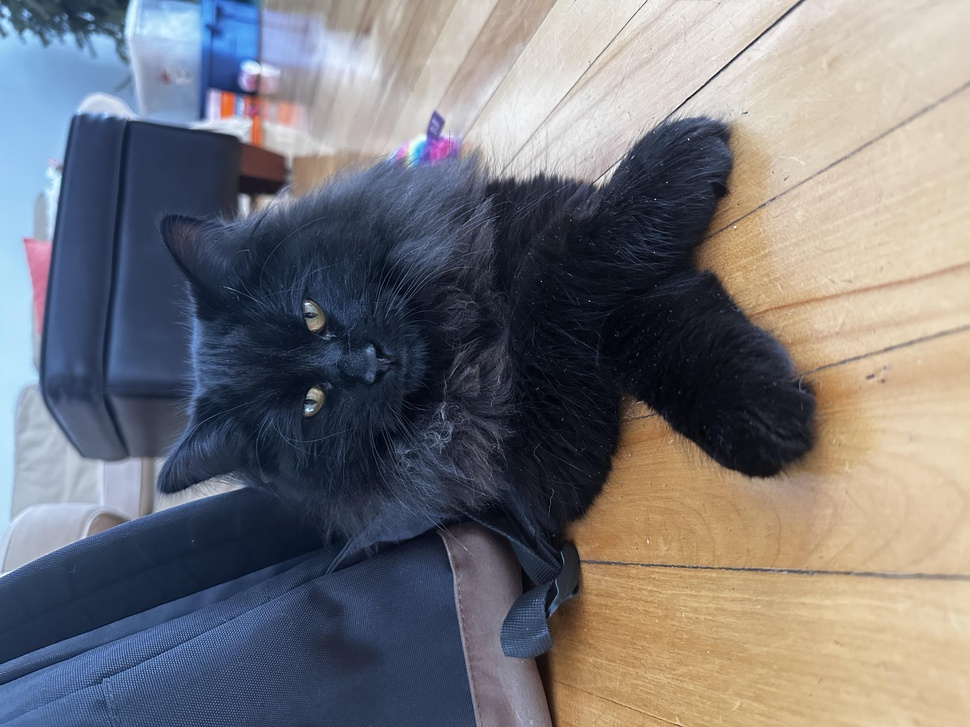
#> input picture images/cats/eclipse.JPG, 970 x 727 px, shrunk from 4032 x 3024 before the run, found by its file name
$ python strip_metadata.py images/cats/eclipse.jpg
#> lines starting #> are read from the running program, lines starting #| are printed output that depends on the picture
"""
strip_metadata.py

Usage: python scripts/strip_metadata.py <path> [--inplace]

Examples:
    python scripts/strip_metadata.py images/cats/eclipse.jpg
    python scripts/strip_metadata.py images/racing/lap.mov
    python scripts/strip_metadata.py images/cats/
    python scripts/strip_metadata.py images/cats/ images/memes/ --inplace
"""

import sys
import shutil
import subprocess
import tempfile
from pathlib import Path
from PIL import Image, ImageOps

IMAGE_EXTENSIONS = {".jpg", ".jpeg", ".png", ".bmp", ".gif", ".tiff", ".tif", ".webp"}
VIDEO_EXTENSIONS = {".mov"}
SUPPORTED_EXTENSIONS = IMAGE_EXTENSIONS | VIDEO_EXTENSIONS

def strip_metadata(src_path: Path, inplace: bool = False) -> Path:
#> called with inplace = False
    if src_path.suffix.lower() in VIDEO_EXTENSIONS:
        return strip_video_metadata(src_path, inplace=inplace)

    with Image.open(src_path) as img:
#> img is the input picture: PIL image 970x727 RGB; mean R, G, B 118.6, 117.6, 121.7
        img = ImageOps.exif_transpose(img)
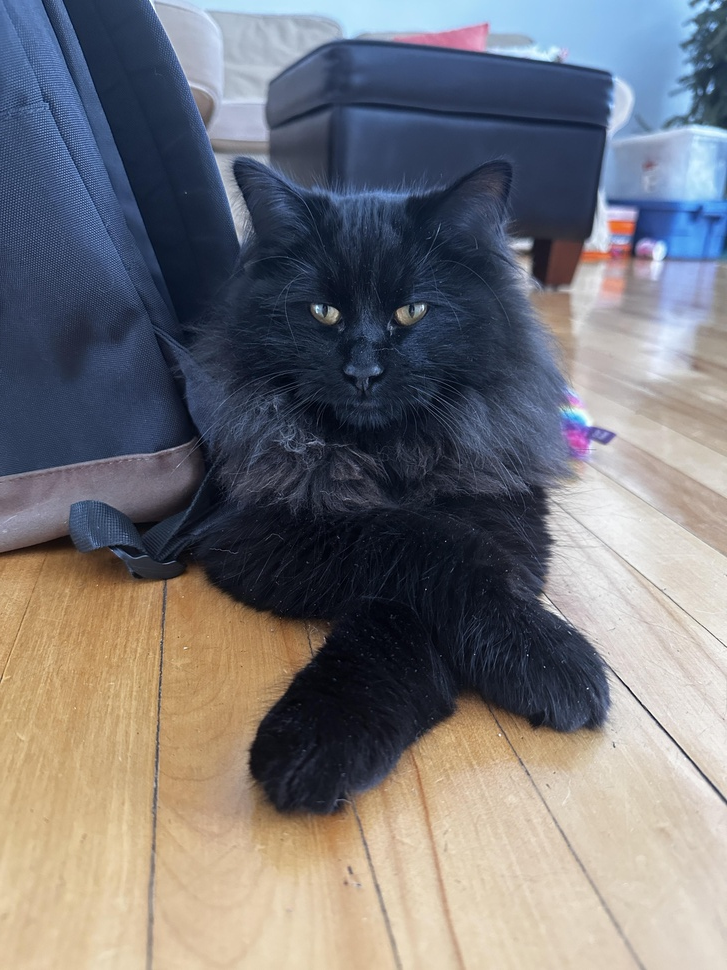
#> img: PIL image 727x970 RGB; mean R, G, B 118.6, 117.6, 121.7
        clean = Image.new(img.mode, img.size)
#> clean: PIL image 727x970 RGB; every value is 0
        clean.putdata(list(img.getdata()))

    if inplace:
        dest_path = src_path
    else:
        dest_path = src_path.with_stem(src_path.stem + "_clean")

    clean.save(dest_path)
    return dest_path

def strip_video_metadata(src_path: Path, inplace: bool = False) -> Path:
    if shutil.which("ffmpeg") is None:
        raise RuntimeError("ffmpeg is required to strip metadata from .mov files.")

    if inplace:
        with tempfile.NamedTemporaryFile(
            delete=False,
            suffix=src_path.suffix,
            dir=src_path.parent,
        ) as tmp:
            output_path = Path(tmp.name)
        dest_path = src_path
    else:
        output_path = src_path.with_stem(src_path.stem + "_clean")
        dest_path = output_path

    command = [
        "ffmpeg",
        "-y",
        "-i",
        str(src_path),
        "-map_metadata",
        "-1",
        "-c",
        "copy",
        str(output_path),
    ]

    try:
        result = subprocess.run(command, capture_output=True, text=True, check=False)
        if result.returncode != 0:
            raise RuntimeError(result.stderr.strip() or "ffmpeg failed.")

        if inplace:
            output_path.replace(src_path)
        return dest_path
    except Exception:
        if inplace and output_path.exists():
            output_path.unlink(missing_ok=True)
        raise

def process(target: str, inplace: bool) -> None:
    target_path = Path(target)

    if target_path.is_file():
        paths = [target_path]
    elif target_path.is_dir():
        paths = [
            p for p in target_path.iterdir()
            if p.is_file() and p.suffix.lower() in SUPPORTED_EXTENSIONS
        ]
        if not paths:
            print(f"No supported media files found in '{target_path}'.")
            return
    else:
        print(f"Error: '{target}' is not a valid file or directory.")
        sys.exit(1)

    for src in paths:
        try:
            dest = strip_metadata(src, inplace=inplace)
            label = "overwritten" if inplace else f"saved as '{dest.name}'"
            print(f"  [OK] {src.name} -> {label}")
        except Exception as exc:
            print(f"  [FAIL] {src.name}: {exc}")

if __name__ == "__main__":
    args = sys.argv[1:]

    if not args or args[0] in ("-h", "--help"):
        print(__doc__)
        sys.exit(0)

    inplace = "--inplace" in args
    paths = [a for a in args if not a.startswith("--")]

    if not paths:
        print("Error: provide at least one file or directory path.")
        sys.exit(1)

    for path in paths:
        process(path, inplace)

$ run again, with images/cats/lilycow.JPG copied over images/cats/eclipse.JPG
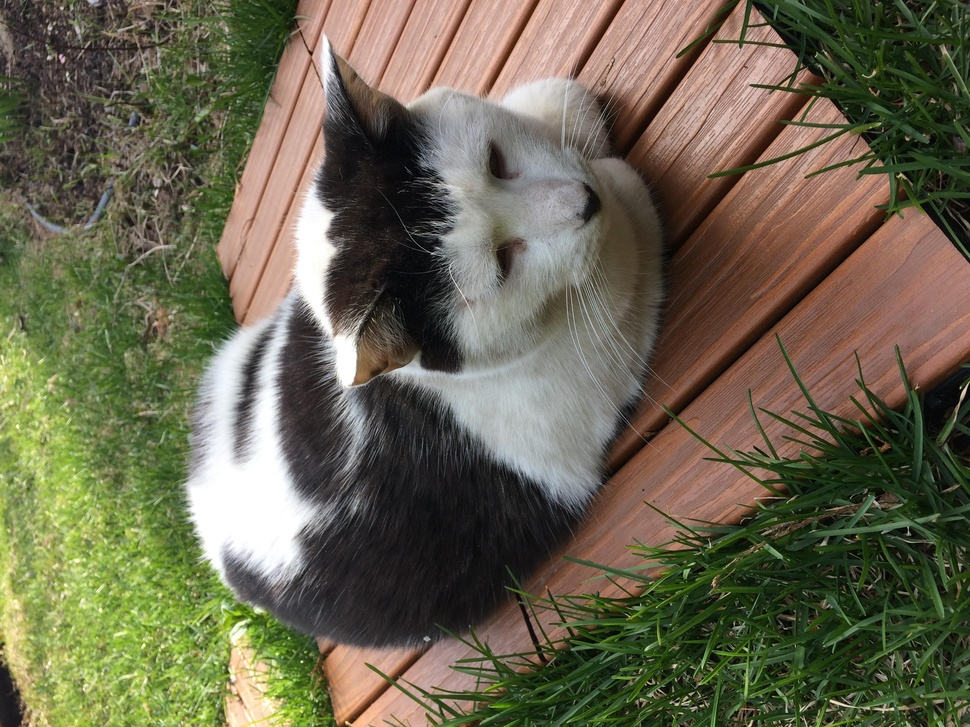
#> input picture images/cats/lilycow.JPG, 970 x 727 px, shrunk from 3264 x 2448 before the run, found by its file name
#> in strip_metadata, img is the input picture: PIL image 970x727 RGB; mean R, G, B 106.1, 101.8, 79.5
#> in strip_metadata, `img = ImageOps.exif_transpose(img)`:
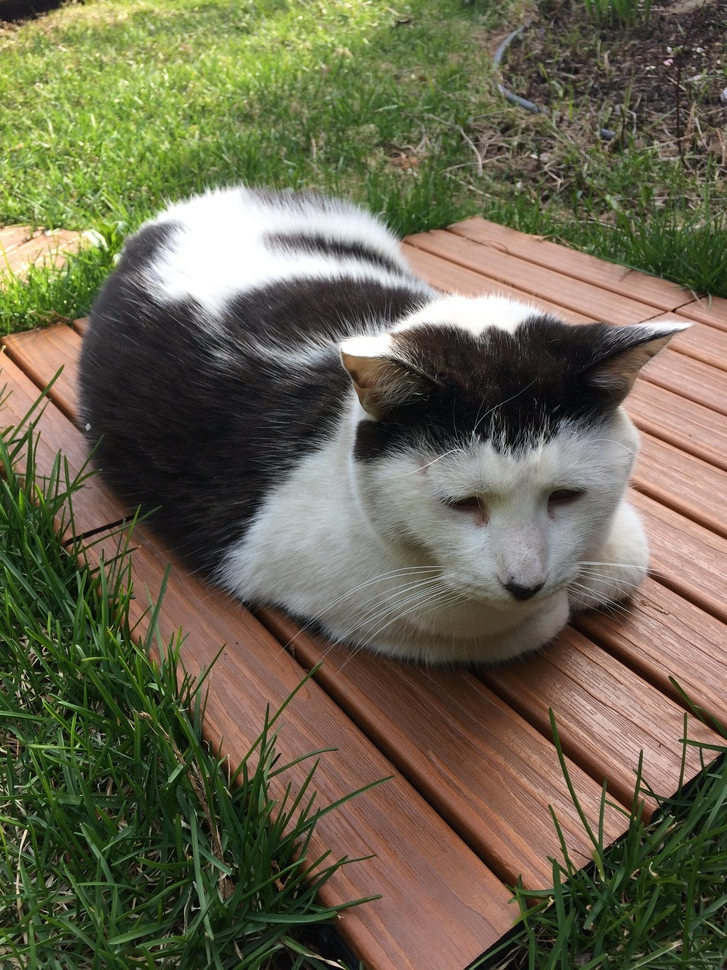
#> img: PIL image 727x970 RGB; mean R, G, B 106.1, 101.8, 79.5
#> clean: PIL image 727x970 RGB; every value is 0
